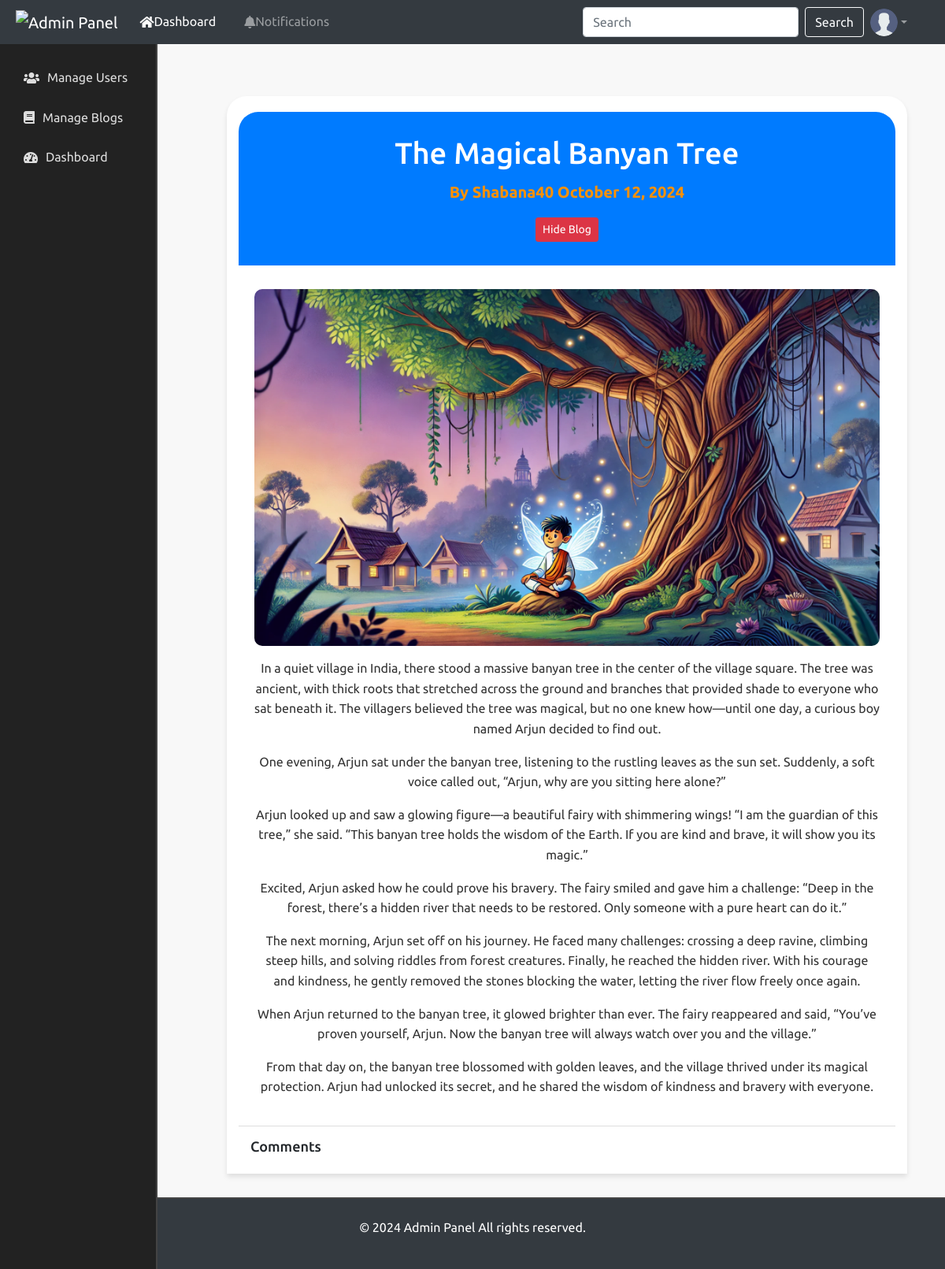
Screenshot of /adminpanel/view_blog/2/ (signed in) with the database file from the repository.
### userpanel/models.py (models this page shows, shortened)
class Blog(models.Model):
    STATUS_CHOICES = [
        ('draft', 'Draft'),
        ('published', 'Published'),
    ]
    title = models.CharField(max_length=100)
    content = models.TextField()
    blog_image = models.ImageField(upload_to='blog_images/', blank=True, null=True)
    author = models.ForeignKey(User, on_delete=models.CASCADE, related_name='blogs')  # Add related_name='blogs'
    created_at = models.DateTimeField(auto_now_add=True)
    updated_at = models.DateTimeField(auto_now=True)
    status = models.CharField(max_length=20, choices=STATUS_CHOICES, default='draft')

### adminpanel/views.py (the view)
# urls.py: path('view_blog/', admin_view_blog, name='admin_view_blog'),
@login_required(login_url='/404/')
def admin_view_blog(request, blog_id):
    if not request.user.is_staff:
        return redirect('/admin_login/')  # Redirect to the login page if not a staff member.
    bLog = get_object_or_404(Blog, id=blog_id)
    comments = Comment.objects.filter(blog=bLog)
    return render(request, 'adminpanel/admin_view_blog.html', {'Blog': bLog, 'comments': comments})

### adminpanel/templates/adminpanel/admin_view_blog.html (shortened to what this page needs)
{% extends 'adminpanel/admin_base.html' %}
{% load static %}
{% block custom_css %}
<link rel="stylesheet" href="{% static 'assets/css/userpanel/view_Blog.css' %}">
{% endblock %}
{% block content %}
<div class="container">
    <div class="header_1">
        <h1>{{ Blog.title }}</h1>
        <div class="meta">
            <p style="color: #ff9100;">
                <strong>By
                {{ Blog.author.username }}
                {{ Blog.created_at|date:"F j, Y" }}
                </strong>
            </p>
        </div>
        <div class="admin-actions">
            <div class="justify-content-center">
                {% if Blog.status == 'published' %}
                <a href="{% url 'admin_hide_blog' Blog.id %}" class="btn btn-danger btn-sm">Hide Blog</a>
                {% else %}
                <a href="{% url 'admin_show_blog' Blog.id %}" class="btn btn-success btn-sm">Show Blog</a>
                {% endif %}
            </div>
        </div>
    </div>
    <div class="content" style="text-align: center;">
        {% if Blog.blog_image %}
        <img class="projcard-img" src="{{ Blog.blog_image.url }}" alt="{{ Blog.title }}" style="width:fit-content;">
        {% endif %}
        <p>{{ Blog.content|safe }}</p>
    </div>
    <div class="comments">
        <h2>Comments</h2>
    </div>
</div>
{% endblock %}

### static/assets/css/adminpanel/adminbase.css (style rules this page uses)
body { font-family: 'Ubuntu', sans-serif; line-height: 1.6; margin: 0; padding: 0; background-color: #f2f2f2; min-height: 100vh; display: flex; flex-direction: column; }
.projcard-img { height: 200px; object-fit: cover; }

### static/assets/css/userpanel/view_blog.css (style rules this page uses)
body { background-color: #f8f8f8; margin: 0; padding: 0; }
.container { background-color: white; width: 90%; max-width: 1200px; border-top-left-radius: 25px; border-top-right-radius: 25px; box-shadow: 0 4px 6px rgba(0, 0, 0, 0.1); overflow: hidden; margin: 10px auto; padding-top: 10px; }
.header_1 { background-color: #007bff; color: white; padding: 30px; margin: 10px auto; text-align: center; border-top-left-radius: 25px; border-top-right-radius: 25px; }
.header_1 h1 { font-size: 38px; }
.header_1 .meta { margin-top: 10px; font-size: 20px; }
.content { padding: 20px; color: #333; text-align: justify; }
.content img { max-width: 100%; height: auto; border-radius: 10px; margin: 0 auto; display: block; }
.comments { padding: 15px; border-top: 1px solid #ddd; }
.comments h2 { font-size: 18px; }

### rows the page displays
Blog: title "The Magical Banyan Tree", author.username "Shabana40", created_at "October 12, 2024", blog_image (picture), content "In a quiet village in India, there stood a massive banyan tree in the center of the village square. The tree was ancient, with thick roots that stretched across the ground and branches that provided shade to everyone who sat beneath it. The villagers believed the tree was magical, but no one knew how—until one day, a curious boy named Arjun decided to find out. One evening, Arjun sat under the banyan tree, listening to the rustling leaves as the sun set. Suddenly, a soft voice called out, “Arjun, why are you sitting here alone?” Arjun looked up and saw a glowing figure—a beautiful fairy with shimmering wings! “I am the guardian of this tree,” she said. “This banyan tree holds the wisdom of…"
